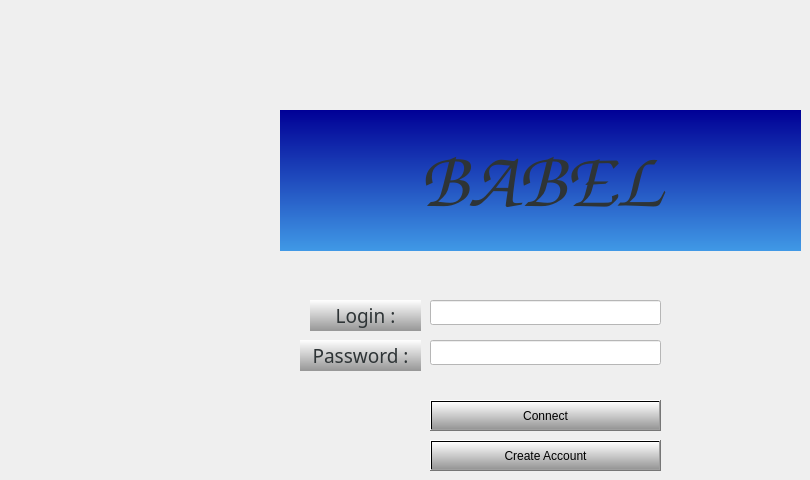
    <widget class="QWidget" name="Login">
     <widget class="QLabel" name="Babel">
      <property name="geometry">
       <rect>
        <x>280</x>
        <y>110</y>
        <width>521</width>
        <height>141</height>
       </rect>
      </property>
      <property name="font">
       <font>
        <family>Z003</family>
        <pointsize>60</pointsize>
        <weight>75</weight>
        <italic>true</italic>
        <bold>true</bold>
       </font>
      </property>
      <property name="styleSheet">
       <string notr="true">background : qlineargradient(spread:pad, x1:1, y1:1, x2:1, y2:0, stop:0 rgba(64, 153, 230, 255), stop:1 rgba(0, 0, 150, 255));</string>
      </property>
      <property name="text">
       <string>&lt;html&gt;&lt;head/&gt;&lt;body&gt;&lt;p align=&quot;center&quot;&gt;&lt;span style=&quot; font-style:italic; color:#2e3436;&quot;&gt;BABEL&lt;/span&gt;&lt;/p&gt;&lt;/body&gt;&lt;/html&gt;</string>
      </property>
     </widget>
     <widget class="QLabel" name="Passwd">
      <property name="geometry">
       <rect>
        <x>300</x>
        <y>340</y>
        <width>121</width>
        <height>31</height>
       </rect>
      </property>
      <property name="font">
       <font>
        <family>Montserrat</family>
        <pointsize>14</pointsize>
        <weight>50</weight>
        <bold>false</bold>
       </font>
      </property>
      <property name="styleSheet">
       <string notr="true">background:qlineargradient(spread:pad, x1:1, y1:1, x2:1, y2:0, stop:0 rgba(150, 150, 150, 255), stop:1 rgba(255, 255, 255, 255));</string>
      </property>
      <property name="text">
       <string>&lt;html&gt;&lt;head/&gt;&lt;body&gt;&lt;p align=&quot;center&quot;&gt;&lt;span style=&quot;  color:#2e3436;&quot;&gt;Password :&lt;/span&gt;&lt;/p&gt;&lt;/body&gt;&lt;/html&gt;</string>
      </property>
     </widget>
     <widget class="QLineEdit" name="_pswd">
      <property name="geometry">
       <rect>
        <x>430</x>
        <y>340</y>
        <width>231</width>
        <height>25</height>
       </rect>
      </property>
      <property name="font">
       <font>
        <family>DejaVu Sans</family>
        <weight>75</weight>
        <bold>true</bold>
        <strikeout>false</strikeout>
        <kerning>true</kerning>
       </font>
      </property>
      <property name="acceptDrops">
       <bool>false</bool>
      </property>
      <property name="autoFillBackground">
       <bool>false</bool>
      </property>
      <property name="styleSheet">
       <string notr="true">background: rgb(255, 255, 255);</string>
      </property>
      <property name="echoMode">
       <enum>QLineEdit::Password</enum>
      </property>
     </widget>
     <widget class="QLabel" name="Login_1">
      <property name="geometry">
       <rect>
        <x>310</x>
        <y>300</y>
        <width>111</width>
        <height>31</height>
       </rect>
      </property>
      <property name="font">
       <font>
        <family>Montserrat</family>
        <pointsize>14</pointsize>
        <weight>50</weight>
        <bold>false</bold>
       </font>
      </property>
      <property name="styleSheet">
       <string notr="true">background:qlineargradient(spread:pad, x1:1, y1:1, x2:1, y2:0, stop:0 rgba(150, 150, 150, 255), stop:1 rgba(255, 255, 255, 255));</string>
      </property>
      <property name="text">
       <string>&lt;html&gt;&lt;head/&gt;&lt;body&gt;&lt;p align=&quot;center&quot;&gt;&lt;span style=&quot;  color:#2e3436;&quot;&gt;Login :&lt;/span&gt;&lt;/p&gt;&lt;/body&gt;&lt;/html&gt;</string>
      </property>
     </widget>
     <widget class="QLineEdit" name="_login">
      <property name="geometry">
       <rect>
        <x>430</x>
        <y>300</y>
        <width>231</width>
        <height>25</height>
       </rect>
      </property>
      <property name="styleSheet">
       <string notr="true">background: rgb(255, 255, 255);</string>
      </property>
     </widget>
     <widget class="QPushButton" name="CreateAccount">
      <property name="geometry">
       <rect>
        <x>430</x>
        <y>440</y>
        <width>231</width>
        <height>31</height>
       </rect>
      </property>
      <property name="styleSheet">
       <string notr="true">background:qlineargradient(spread:pad, x1:1, y1:1, x2:1, y2:0, stop:0 rgba(150, 150, 150, 255), stop:1 rgba(255, 255, 255, 255));</string>
      </property>
      <property name="text">
       <string>Create Account</string>
      </property>
     </widget>
     <widget class="QPushButton" name="Connect">
      <property name="geometry">
       <rect>
        <x>430</x>
        <y>400</y>
        <width>231</width>
        <height>31</height>
       </rect>
      </property>
      <property name="styleSheet">
       <string notr="true">background:qlineargradient(spread:pad, x1:1, y1:1, x2:1, y2:0, stop:0 rgba(150, 150, 150, 255), stop:1 rgba(255, 255, 255, 255));</string>
      </property>
      <property name="text">
       <string>Connect</string>
      </property>
     </widget>
     <widget class="QLabel" name="Warning">
      <property name="geometry">
       <rect>
        <x>450</x>
        <y>380</y>
        <width>201</width>
        <height>20</height>
       </rect>
      </property>
      <property name="styleSheet">
       <string notr="true">background-color: rgba(0, 0, 0, 0);</string>
      </property>
      <property name="text">
       <string>&lt;html&gt;&lt;head/&gt;&lt;body&gt;&lt;p&gt;&lt;br/&gt;&lt;/p&gt;&lt;/body&gt;&lt;/html&gt;</string>
      </property>
     </widget>
    </widget>
